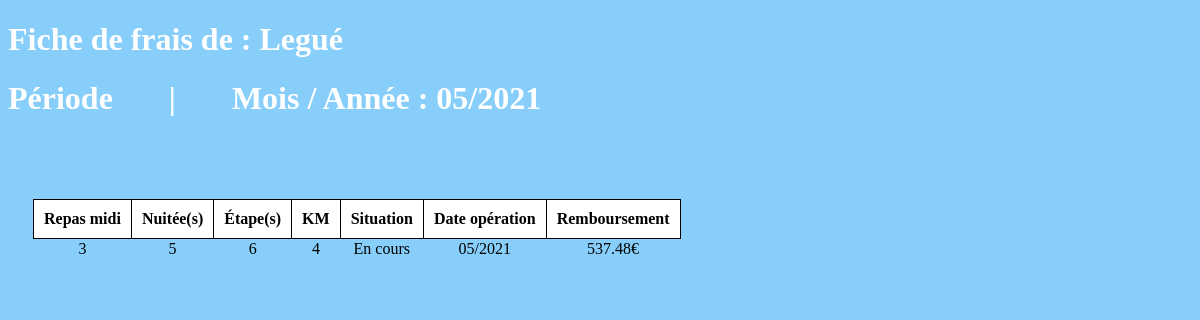
The page /PHP/LireFicheFrais.php?id=19 (signed in) on the database its author committed.
### tables this page shows
CREATE TABLE `fichefrais` (
  `id` int NOT NULL,
  `idVisiteur` char(4) NOT NULL,
  `mois` int UNSIGNED NOT NULL,
  `annee` int UNSIGNED NOT NULL,
  `nbJustificatifs` int NOT NULL,
  `montantValide` decimal(10,2) NOT NULL,
  `dateModif` date NOT NULL,
  `idEtat` char(2) NOT NULL
);

CREATE TABLE `lignefraisforfait` (
  `idFicheFrais` int NOT NULL,
  `idForfait` char(4) NOT NULL,
  `quantite` int NOT NULL,
  `id` int NOT NULL
);

### PHP/LireFicheFrais.php (the view, shortened to what this page needs)
<!DOCTYPE html>
<?php
$cnxBDD = connexion();
$nomVisiteur=$_SESSION['nomVisiteur'];
$idVisiteur=$_SESSION['idVisiteur'];
$idFicheFrais = $_GET['id'];
$sqlDate = 'SELECT mois, annee FROM FicheFrais WHERE idVisiteur='.$idVisiteur.' AND id='.$idFicheFrais.';';
                        $sqlDate = $cnxBDD -> query($sqlDate);
                        while($userData = $sqlDate -> fetch_assoc()) {
                            $sqlDateComplete = '0'.$userData['mois'].'/'.$userData['annee'];
                        }
$sqlRep ="SELECT idForfait, quantite, idFicheFrais FROM lignefraisforfait WHERE idFicheFrais='".$idFicheFrais."' AND idForfait='REP';";
    $sqlRep = $cnxBDD -> query($sqlRep);
    while($userData = $sqlRep -> fetch_assoc()) {
        $rep = $userData['quantite'];
}
$sqlNui ="SELECT idForfait, quantite, idFicheFrais FROM lignefraisforfait WHERE idFicheFrais='".$idFicheFrais."' AND idForfait='NUI';";
    $sqlNui = $cnxBDD -> query($sqlNui);
    while($userData = $sqlNui -> fetch_assoc()) {
        $nui = $userData['quantite'];
}
$sqlEta ="SELECT idForfait, quantite, idFicheFrais FROM lignefraisforfait WHERE idFicheFrais='".$idFicheFrais."' AND idForfait='ETA';";
    $sqlEta = $cnxBDD -> query($sqlEta);
    while($userData = $sqlEta -> fetch_assoc()) {
        $eta = $userData['quantite'];
}
$sqlKm ="SELECT idForfait, quantite, idFicheFrais FROM lignefraisforfait WHERE idFicheFrais='".$idFicheFrais."' AND idForfait='KM';";
    $sqlKm = $cnxBDD -> query($sqlKm);
    while($userData = $sqlKm -> fetch_assoc()) {
        $km = $userData['quantite'];
}
$sqlEtat = 'SELECT idEtat FROM ficheFrais WHERE idVisiteur='.$idVisiteur.' AND id='.$idFicheFrais.';';
                        $sqlEtat = $cnxBDD -> query($sqlEtat);
                         while($userData = $sqlEtat -> fetch_assoc()) {
                            $sqlNumeroEtat = $userData['idEtat'];
                            if ($sqlNumeroEtat == '1') {
                                $idEtat = "Cloturé";
                            } elseif ($sqlNumeroEtat == '2') {
                                $idEtat = "En cours";
                            } elseif ($sqlNumeroEtat == '3') {
                                $idEtat = "Remboursé";
                            }
}
$sqlRemboursement ="SELECT montantValide, idVisiteur, id FROM fichefrais WHERE id='".$idFicheFrais."' AND idVisiteur='".$idVisiteur."';";
    $sqlRemboursement = $cnxBDD -> query($sqlRemboursement);
    while($userData = $sqlRemboursement -> fetch_assoc()) {
        $remboursement = $userData['montantValide']."€";
}
?>
<html>
    <head>
        <link href="FeuilleCSS.css" rel="stylesheet">
    </head>
    <body class="bodyRenseignerFicheFrais" style="background-color:lightskyblue; color:white">
        <div> <h1>Fiche de frais de : <?php echo $nomVisiteur ?></h1> </div>
        <h1>Période &nbsp &nbsp &nbsp | &nbsp &nbsp &nbsp Mois / Année : <?php echo $sqlDateComplete; ?> </h1>
        <br />
        <br />
        <table style="border-collapse:collapse; margin:25px; color:black;">
            <tr>
                <th> Repas midi </th>
                <th> Nuitée(s) </th>
                <th> Étape(s) </th>
                <th> KM </th>
                <th> Situation </th>
                <th> Date opération </th>
                <th> Remboursement </th>
            </tr>
            <tr>
                <td> <?php echo $rep ?> </td>
                <td> <?php echo $nui ?> </td>
                <td> <?php echo $eta ?> </td>
                <td> <?php echo $km ?> </td>
                <td> <?php echo $idEtat ?> </td>
                <td> <?php echo $sqlDateComplete ?> </td>
                <td> <?php echo $remboursement ?> </td>
        </table>
    </body>
</html>

### PHP/FeuilleCSS.css (style rules this page uses)
th { border: 1px solid black; background-color:white; padding: 10px; }
td { text-align: center; }

### rows shown on the page
fichefrais: sqlDateComplete "05/2021", idEtat "En cours", montantValide "537.48€"
lignefraisforfait: quantite "3"
lignefraisforfait: quantite "5"
lignefraisforfait: quantite "6"
lignefraisforfait: quantite "4"

### other values the page prints
$nomVisiteur "Legué"
